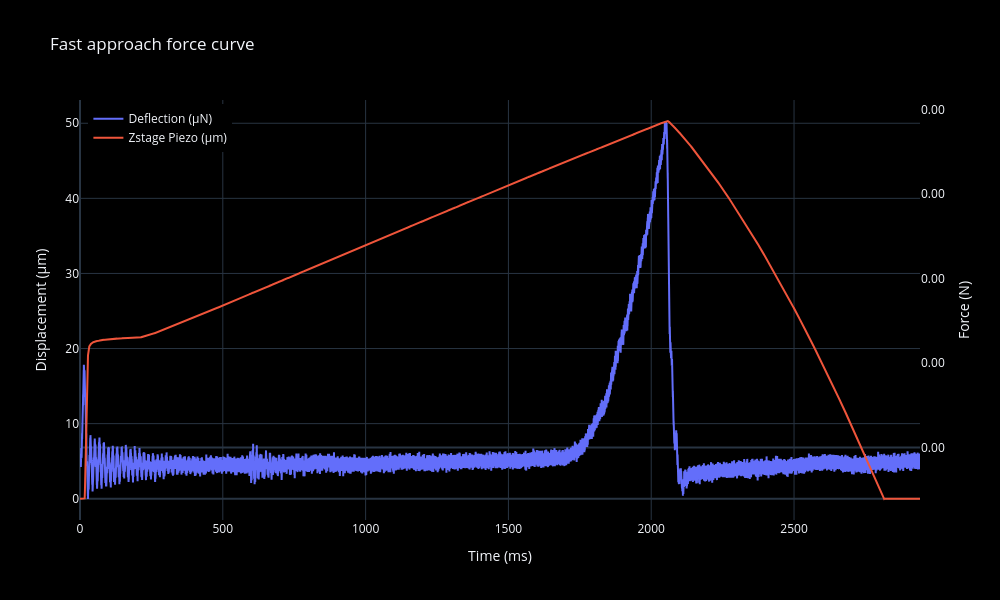

Write notebook code for a chart like this one.
### Code cell
import plotly.graph_objects as go
import plotly.io as pio

pio.templates.default = 'plotly_dark'  # or try 'ggplot2', 'seaborn', etc.
print(pio.templates)

fig = go.Figure()

# Plot deflection vs time
fig.add_trace(go.Scatter(
    x=time_s,
    y=deflection_zero_uN,
    mode='lines',
    name='Deflection (µN)',
    yaxis='y1'  # Link to the first y-axis
))

# Plot piezo vs time
fig.add_trace(go.Scatter(
    x=time_s,
    y=piezo_um,
    mode='lines',
    name='Zstage Piezo (µm)',
    yaxis='y2'  # Link to the second y-axis
))

fig.update_layout(
    title='Fast approach force curve',
    xaxis=dict(
        title='Time (ms)',
        showgrid=True  # Remove x-axis grid
    ),
    yaxis=dict(
        title='Force (N)',
        tickformat='.2f',
        side='right',
        showgrid=False  # Remove y-axis grid
    ),
    yaxis2=dict(
        title='Displacement (µm)',
        overlaying='y',
        side='left',
        showgrid=True  # Remove secondary y-axis grid
    ),
    legend=dict(x=0.01, y=0.99),
    width=1000,
    height=600,
    paper_bgcolor='black',  # Black background
    plot_bgcolor='black'    # Black plot area
)

fig.show()

### Figure 1 — Plotly figure (JSON) as saved in the notebook; plotly's stock layout.template omitted (floating-point values rounded to 4 significant figures; data arrays with more than 128 entries replaced by an {"elided": "..."} marker saying what was removed)
{"data": [{"mode": "lines", "name": "Deflection (µN)", "type": "scatter", "x": {"elided": "73526 float values"}, "y": {"elided": "73526 float values"}, "yaxis": "y"}, {"mode": "lines", "name": "Zstage Piezo (µm)", "type": "scatter", "x": {"elided": "73526 float values"}, "y": {"elided": "73526 float values"}, "yaxis": "y2"}], "layout": {"height": 600, "legend": {"x": 0.01, "y": 0.99}, "paper_bgcolor": "black", "plot_bgcolor": "black", "title": {"text": "Fast approach force curve"}, "width": 1000, "xaxis": {"showgrid": true, "title": {"text": "Time (ms)"}}, "yaxis": {"showgrid": false, "side": "right", "tickformat": ".2f", "title": {"text": "Force (N)"}}, "yaxis2": {"overlaying": "y", "showgrid": true, "side": "left", "title": {"text": "Displacement (µm)"}}}}
